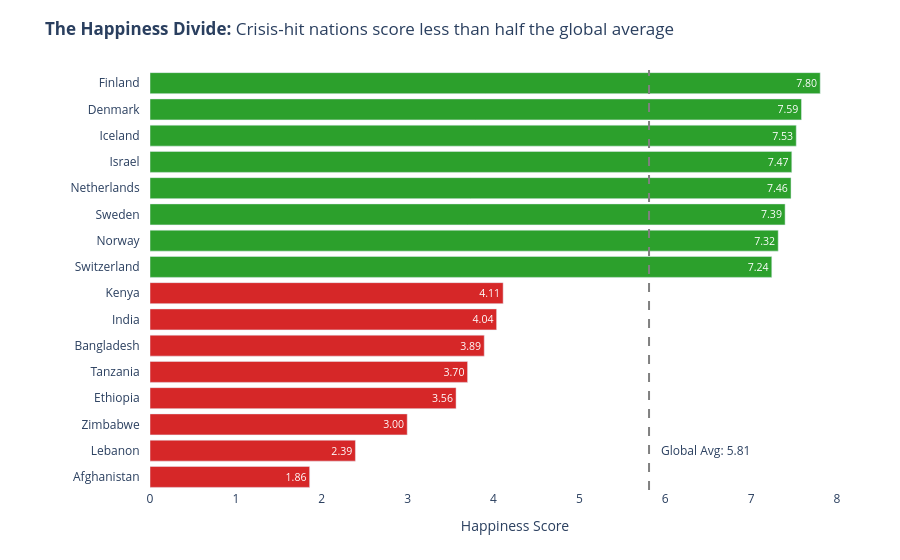

The cell this chart's notebook holds for it:
### Markdown cell above
---
## Task 2 — Bottom vs. Top: A Contrast Story

**What to build:** A bar chart that highlights the **gap between the happiest and least happy countries**, focusing on a specific insight.

**Requirements:**
- Show the **top 8 AND bottom 8 countries** together (16 bars total)
- Use **colour** to distinguish the two groups (not Plotly's default rainbow)
- Add a **visual separator or annotation** that emphasises the gap
- Insight title that tells the story of the gap

**Hint:** Use `pd.concat([df.nlargest(8,'Happiness_Score'), df.nsmallest(8,'Happiness_Score')])` to get both groups.

**Stretch goal:** Add a vertical reference line showing the global average.

### Code cell
# Task 2: Top 8 vs. Bottom 8 contrast
# ------------------------------------

# Step 1: Get top and bottom countries
top8 = df.nlargest(8, 'Happiness_Score').copy()
top8['Group'] = 'Top 8'
bottom8 = df.nsmallest(8, 'Happiness_Score').copy()
bottom8['Group'] = 'Bottom 8'

combined = pd.concat([bottom8, top8]).sort_values('Happiness_Score')
global_avg = df['Happiness_Score'].mean()
print(f"Global average: {global_avg:.2f}")

# Step 2: Build the contrast chart with fixes
fig2 = px.bar(combined, 
             x='Happiness_Score', y='Country', color='Group',
             orientation='h', text_auto='.2f',
             title="<b>The Happiness Divide:</b> Crisis-hit nations score less than half the global average",
             color_discrete_map={'Top 8': '#2ca02c', 'Bottom 8': '#d62728'})

# Step 3: Refined Styling
fig2.update_layout(
    plot_bgcolor='white',
    xaxis=dict(title="Happiness Score", range=[0, 8.5]), # Slightly wider to fit labels
    yaxis=dict(title="", ticksuffix="   "),            # Adds space for country names
    margin=dict(l=150, r=20, t=70, b=70),              # Better margins
    showlegend=False
)

# Global Average Line (Stretch Goal)
fig2.add_vline(x=global_avg, line_dash="dash", line_color="gray")
fig2.add_annotation(x=global_avg, y=1, text=f"Global Avg: {global_avg:.2f}", 
                   showarrow=False, xanchor="left", xshift=10)

fig2.show()

### Figure 1 — Plotly figure (JSON) as saved in the notebook; plotly's stock layout.template omitted (floating-point values rounded to 4 significant figures)
{"data": [{"hovertemplate": "Group=Bottom 8<br>Happiness_Score=%{x}<br>Country=%{y}<extra></extra>", "legendgroup": "Bottom 8", "marker": {"color": "#d62728", "pattern": {"shape": ""}}, "name": "Bottom 8", "orientation": "h", "showlegend": true, "textposition": "auto", "texttemplate": "%{x:.2f}", "type": "bar", "x": [1.859, 2.392, 2.995, 3.564, 3.698, 3.892, 4.036, 4.112], "xaxis": "x", "y": ["Afghanistan", "Lebanon", "Zimbabwe", "Ethiopia", "Tanzania", "Bangladesh", "India", "Kenya"], "yaxis": "y"}, {"hovertemplate": "Group=Top 8<br>Happiness_Score=%{x}<br>Country=%{y}<extra></extra>", "legendgroup": "Top 8", "marker": {"color": "#2ca02c", "pattern": {"shape": ""}}, "name": "Top 8", "orientation": "h", "showlegend": true, "textposition": "auto", "texttemplate": "%{x:.2f}", "type": "bar", "x": [7.24, 7.315, 7.395, 7.464, 7.473, 7.525, 7.586, 7.804], "xaxis": "x", "y": ["Switzerland", "Norway", "Sweden", "Netherlands", "Israel", "Iceland", "Denmark", "Finland"], "yaxis": "y"}], "layout": {"annotations": [{"showarrow": false, "text": "Global Avg: 5.81", "x": 5.811, "xanchor": "left", "xshift": 10, "y": 1}], "barmode": "relative", "legend": {"title": {"text": "Group"}, "tracegroupgap": 0}, "margin": {"b": 70, "l": 150, "r": 20, "t": 70}, "plot_bgcolor": "white", "shapes": [{"line": {"color": "gray", "dash": "dash"}, "type": "line", "x0": 5.811, "x1": 5.811, "xref": "x", "y0": 0, "y1": 1, "yref": "y domain"}], "showlegend": false, "title": {"text": "<b>The Happiness Divide:</b> Crisis-hit nations score less than half the global average"}, "xaxis": {"anchor": "y", "domain": [0, 1], "range": [0, 8.5], "title": {"text": "Happiness Score"}}, "yaxis": {"anchor": "x", "domain": [0, 1], "ticksuffix": "   ", "title": {"text": ""}}}}
